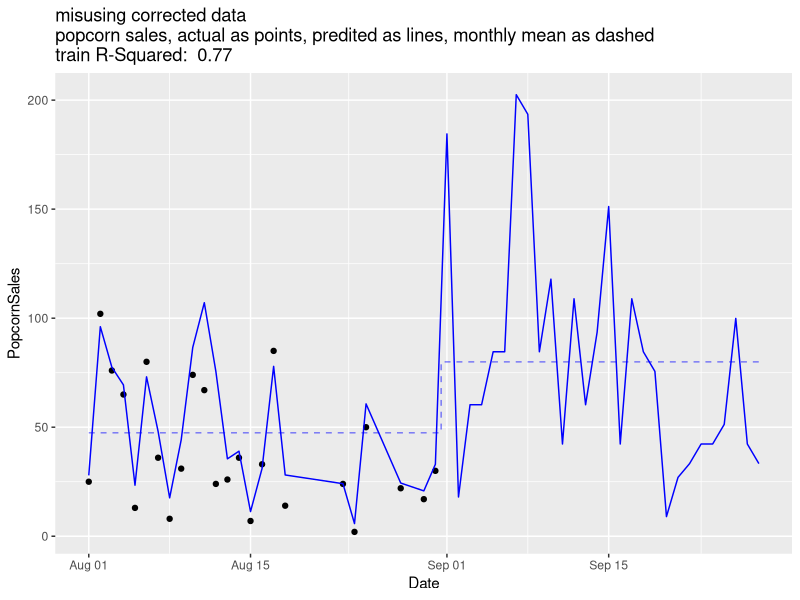
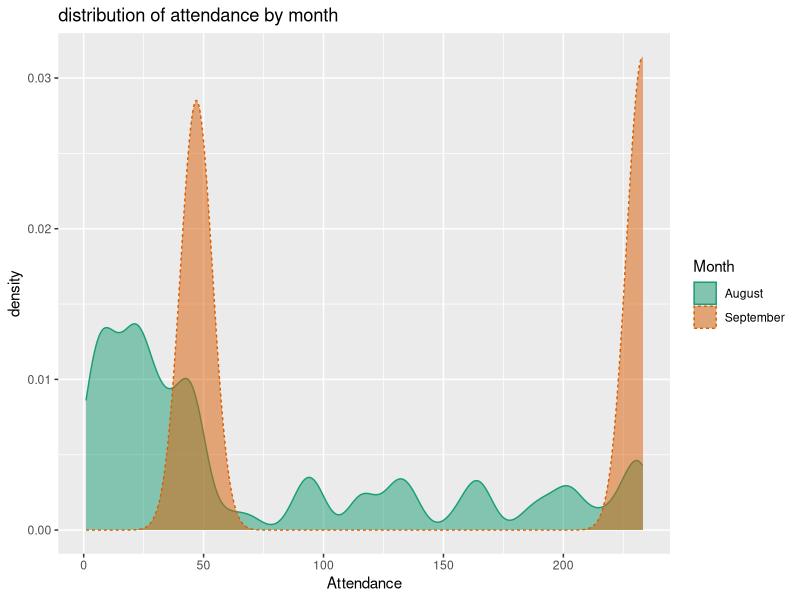
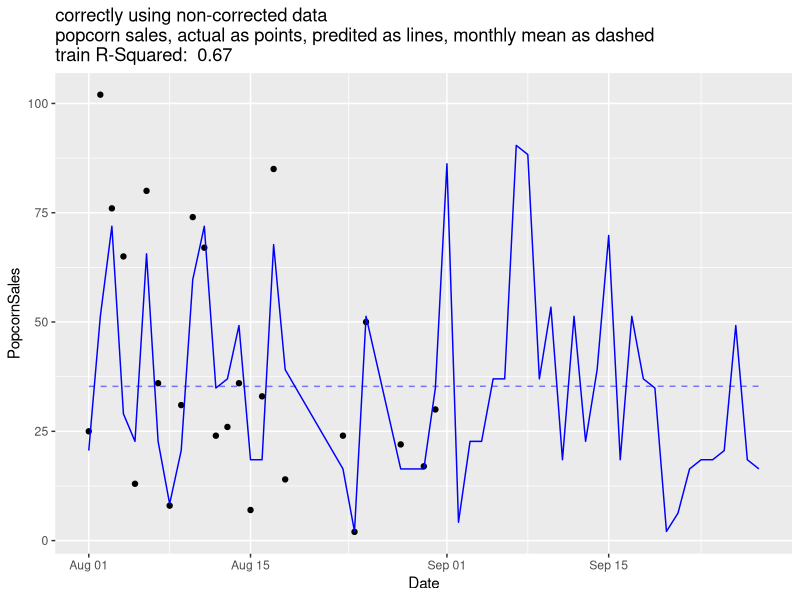

The R source for these figures, in order:
## ---- chunk 1
# attach our packages
library(ggplot2)
library(dplyr)
## ---- chunk 2
# read our data
d <- read.csv(
  'Roxie_schedule_as_known_after_August.csv', 
  strip.white = TRUE, 
  stringsAsFactors = FALSE)
d$Date <- as.Date(d$Date)

d |>
  head() |>
  knitr::kable()
## ---- chunk 3
# join in popcorn sales records
popcorn_sales <- read.csv(
  'popcorn_sales.csv', 
  strip.white = TRUE, 
  stringsAsFactors = FALSE)
popcorn_sales$Date <- as.Date(popcorn_sales$Date)

popcorn_sales |>
  head() |>
  knitr::kable()

d_train <- d |>
  filter(is.na(Attendance) == FALSE) |>
  group_by(Date) |>
  summarize(Attendance = sum(Attendance)) |>
  inner_join(popcorn_sales, by='Date')

d_train |>
  head() |>
  knitr::kable()
## ---- chunk 4
# model popcorn sales as a function of attendance
model <- lm(PopcornSales ~ Attendance, data=d_train)
d$PredictedPopcorn <- round(pmax(0, predict(model, newdata=d)), digits=1)
train_R2 <- summary(model)$adj.r.squared
summary(model)
## ---- chunk 5
d_daily <- d |> 
  group_by(Date) |>
  summarize(PredictedPopcorn = sum(PredictedPopcorn)) |>
  ungroup() |>
  full_join(popcorn_sales, by='Date') |>
  mutate(Month = format(Date, '%B')) |>
  group_by(Month) |>
  mutate(
    MeanPredictedPopcorn = mean(PredictedPopcorn), 
    MeanPopcornSales = mean(PopcornSales)) |>
  ungroup()
ggplot(
  data=d_daily,
  mapping=aes(x=Date)) +
  geom_point(mapping=aes(y=PopcornSales)) +
  geom_line(mapping=aes(y=PredictedPopcorn), color='Blue') +
  geom_step(mapping=aes(y=MeanPredictedPopcorn), direction='mid', color='Blue', alpha=0.5, linetype=2) +
  ggtitle(paste(
    'misusing corrected data\npopcorn sales, actual as points, predited as lines, monthly mean as dashed\ntrain R-Squared: ',
    sprintf('%.2f', train_R2)))
## ---- chunk 6
d_plot = d
d_plot$Month = format(d_plot$Date, '%B')

ggplot(
  data=d_plot,
  mapping=aes(x=Attendance, color=Month, fill=Month, linetype=Month)) +
  geom_density(adjust = 0.2, alpha=0.5) +
  scale_color_brewer(type="qual", palette="Dark2") + 
  scale_fill_brewer(type="qual", palette="Dark2") +
  ggtitle("distribution of attendance by month")
## ---- chunk 7
d |>
  tail() |>
  knitr::kable()
## ---- chunk 8
table(Attendance = d[format(d$Date, '%B') == 'September', 'Attendance']) |>
  knitr::kable()
## ---- chunk 9
# read our data
d_est <- read.csv(
  'Roxie_schedule_as_known_before_August.csv', 
  strip.white = TRUE, 
  stringsAsFactors = FALSE)
d_est$Date <- as.Date(d$Date, format='%Y-%B-%d')

d_est |>
  head() |>
  knitr::kable()
## ---- chunk 10
# predict popcorn sales as a function of attendance
d_est_train <- d_est |>
  filter(is.na(EstimatedAttendance) == FALSE) |>
  group_by(Date) |>
  summarize(EstimatedAttendance = sum(EstimatedAttendance)) |>
  inner_join(popcorn_sales, by='Date')

model_est <- lm(PopcornSales ~ EstimatedAttendance, data=d_est_train)
d_est$PredictedPopcorn <- round(pmax(0, predict(model_est, newdata=d_est)), digits=1)
train_est_R2 <- summary(model_est)$adj.r.squared
## ---- chunk 11
d_est_daily <- d_est |> 
  group_by(Date) |>
  summarize(PredictedPopcorn = sum(PredictedPopcorn)) |>
  ungroup() |>
  full_join(popcorn_sales, by='Date') |>
  mutate(Month = format(Date, '%B')) |>
  group_by(Month) |>
  mutate(
    MeanPredictedPopcorn = mean(PredictedPopcorn), 
    MeanPopcornSales = mean(PopcornSales)) |>
  ungroup()
ggplot(
  data=d_est_daily,
  mapping=aes(x=Date)) +
  geom_point(mapping=aes(y=PopcornSales)) +
  geom_line(mapping=aes(y=PredictedPopcorn), color='Blue') +
  geom_step(mapping=aes(y=MeanPredictedPopcorn), directon='mid', color='Blue', alpha=0.5, linetype=2) +
  ggtitle(paste(
    'correctly using non-corrected data\npopcorn sales, actual as points, predited as lines, monthly mean as dashed\ntrain R-Squared: ', 
    sprintf('%.2f', train_est_R2)))
